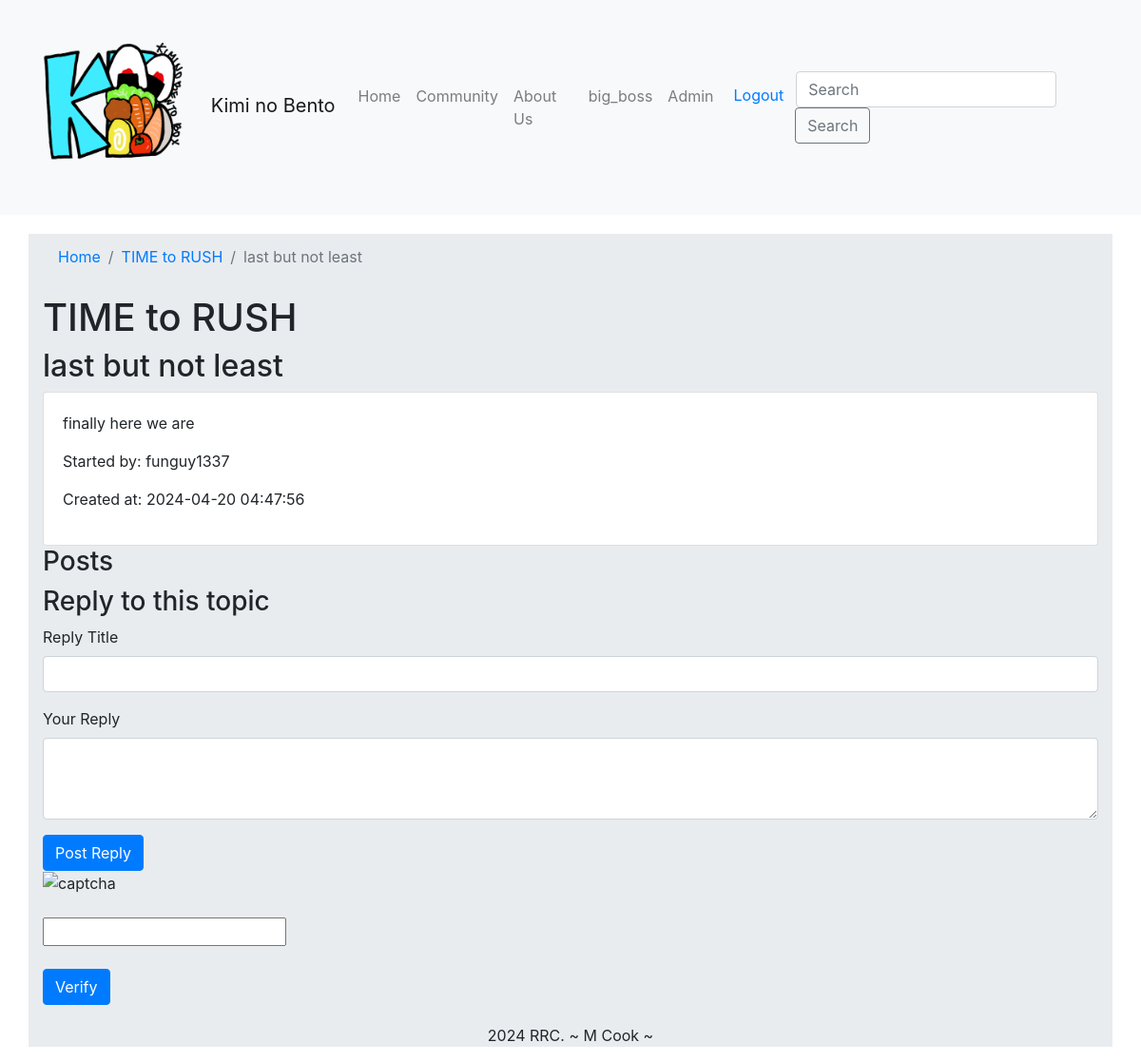
/show_topic.php?topic_id=20 (signed in), run on the app's committed database.
### tables this page shows
CREATE TABLE `topics` (
  `topic_id` int(11) NOT NULL,
  `category_id` int(11) DEFAULT NULL,
  `title` varchar(255) NOT NULL,
  `topic_content` text NOT NULL,
  `topic_starter_id` int(11) DEFAULT NULL,
  `date_created` timestamp NOT NULL DEFAULT current_timestamp(),
  `reply_count` int(11) DEFAULT 0
);

CREATE TABLE `categories` (
  `category_id` int(11) NOT NULL,
  `name` varchar(255) NOT NULL,
  `user_id` int(11) NOT NULL,
  `date_created` timestamp NOT NULL DEFAULT current_timestamp() ON UPDATE current_timestamp()
);

CREATE TABLE `users` (
  `user_id` int(11) NOT NULL,
  `username` varchar(30) NOT NULL,
  `email` varchar(60) NOT NULL,
  `password` varchar(30) NOT NULL,
  `role_id` int(3) NOT NULL,
  `date_created` date NOT NULL DEFAULT current_timestamp()
);

### inc/config.inc.php (called while the page is built, shortened)
<?php
function isLoggedIn()
{
    return isset($_SESSION['user_id']);
}

### show_topic.php (the view, shortened to what this page needs)
<?php
include('inc/database.inc.php');
include('inc/config.inc.php');
include('inc/header.inc.php');
if (isset($_GET['topic_id']) && !empty($_GET['topic_id'])) {
    $topic_id = htmlspecialchars($_GET['topic_id']);
    $stmt = $db->prepare("SELECT t.*,
                                c.name AS category_name,
                                u.username AS topic_starter_username
                            FROM topics t
                            LEFT JOIN categories c ON t.category_id = c.category_id
                            LEFT JOIN users u ON t.topic_starter_id = u.user_id
                            WHERE t.topic_id = ?");
    $stmt->execute([$topic_id]);
    $topic = $stmt->fetch(PDO::FETCH_ASSOC);
} else {
    header("Location: error.php");
    exit;
}
?>
<div class="container">
    <nav aria-label="breadcrumb">
        <ol class="breadcrumb">
            <li class="breadcrumb-item"><a href="index.php">Home</a></li>
            <li class="breadcrumb-item"><a href="community.php?category=<?= $topic['category_id'] ?>"><?= $topic['category_name'] ?></a></li>
            <li class="breadcrumb-item active" aria-current="page"><?= $topic['title'] ?></li>
        </ol>
    </nav>
    <h1><?= $topic['category_name'] ?> </h1>
    <h2><?= $topic['title'] ?></h2>
    <div class="card">
        <div class="card-body">
            <div class="topic-info">
                <?= htmlspecialchars_decode($topic['topic_content']) ?>
                <p>Started by: <?= $topic['topic_starter_username'] ?></p>
                <p>Created at: <?= $topic['date_created'] ?></p>
            </div>
        </div>
    </div>
    <div class="post-list">
        <h3>Posts</h3>
    </div>
    <?php if (isLoggedIn()) : ?>
        <div class="reply-form">
            <h3>Reply to this topic</h3>
            <form method="post" action="backend/submit_post.php">
                <div class="form-group">
                    <label for="reply_title">Reply Title</label>
                    <input type="text" class="form-control" id="reply_title" name="reply_title">
                </div>
                <div class="form-group">
                    <label for="reply_content">Your Reply</label>
                    <textarea class="form-control" id="reply_content" name="reply_content" rows="3"></textarea>
                </div>
                <button type="submit" class="btn btn-primary">Post Reply</button>
            </form>
            <form action="#" method="POST">
                <img src="inc/captcha.inc.php" alt="captcha" />
                <br />
                <br />
                <input type="text" name="captcha" />
                <br /><br />
                <button name="verify" class="btn btn-primary">Verify</button>
            </form>
        </div>
    <?php else : ?>
        <div class="alert alert-info" role="alert">
            You need to <a href="user/login.php">log in</a> or <a href="user/register.php">register</a> to post a reply.
        </div>
    <?php endif; ?>
    <?php
    include('inc/footer.inc.php');
    ?>

### CSS/styles.css (style rules this page uses)
.container { margin-top: 20px; background-color: #e9ecef; }

### data on the page
topics: category.name "TIME to RUSH", title "last but not least", topic_content "finally here we are", topic_starter.username "funguy1337", date_created "2024-04-20 04:47:56"

### other printed values
$_SESSION['username'] "big_boss"
